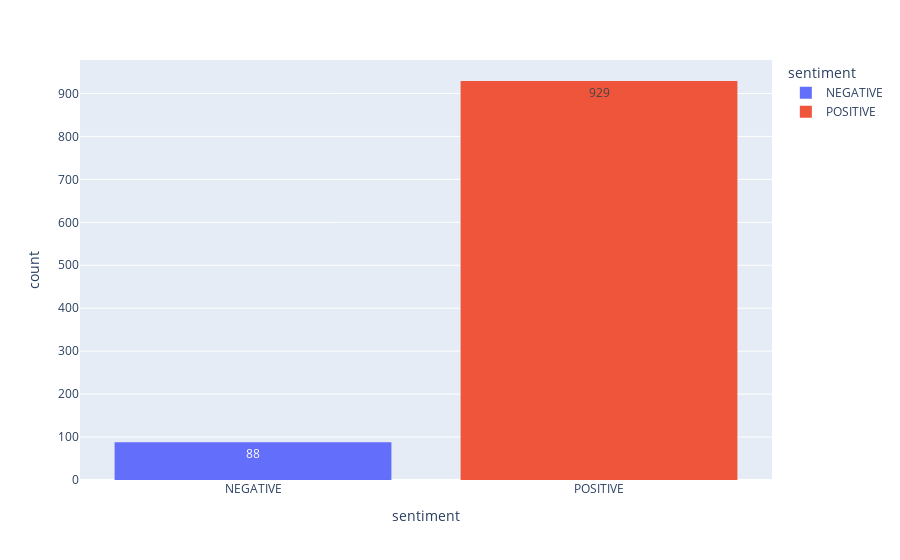

The notebook cell this image was saved under:
### Code cell
# Draw histogram of the sentiment scores
figure = px.histogram(
    dataframe,
    x='sentiment',
    color='sentiment',
    text_auto=True,
)

figure.show()

### Figure 1 — Plotly figure (JSON) as saved in the notebook; plotly's stock layout.template omitted (floating-point values rounded to 4 significant figures; data arrays with more than 128 entries replaced by an {"elided": "..."} marker saying what was removed)
{"data": [{"alignmentgroup": "True", "bingroup": "x", "hovertemplate": "sentiment=%{x}<br>count=%{y}<extra></extra>", "legendgroup": "NEGATIVE", "marker": {"color": "#636efa", "pattern": {"shape": ""}}, "name": "NEGATIVE", "offsetgroup": "NEGATIVE", "orientation": "v", "showlegend": true, "texttemplate": "%{value}", "type": "histogram", "x": ["NEGATIVE", "NEGATIVE", "NEGATIVE", "NEGATIVE", "NEGATIVE", "NEGATIVE", "NEGATIVE", "NEGATIVE", "NEGATIVE", "NEGATIVE", "NEGATIVE", "NEGATIVE", "NEGATIVE", "NEGATIVE", "NEGATIVE", "NEGATIVE", "NEGATIVE", "NEGATIVE", "NEGATIVE", "NEGATIVE", "NEGATIVE", "NEGATIVE", "NEGATIVE", "NEGATIVE", "NEGATIVE", "NEGATIVE", "NEGATIVE", "NEGATIVE", "NEGATIVE", "NEGATIVE", "NEGATIVE", "NEGATIVE", "NEGATIVE", "NEGATIVE", "NEGATIVE", "NEGATIVE", "NEGATIVE", "NEGATIVE", "NEGATIVE", "NEGATIVE", "NEGATIVE", "NEGATIVE", "NEGATIVE", "NEGATIVE", "NEGATIVE", "NEGATIVE", "NEGATIVE", "NEGATIVE", "NEGATIVE", "NEGATIVE", "NEGATIVE", "NEGATIVE", "NEGATIVE", "NEGATIVE", "NEGATIVE", "NEGATIVE", "NEGATIVE", "NEGATIVE", "NEGATIVE", "NEGATIVE", "NEGATIVE", "NEGATIVE", "NEGATIVE", "NEGATIVE", "NEGATIVE", "NEGATIVE", "NEGATIVE", "NEGATIVE", "NEGATIVE", "NEGATIVE", "NEGATIVE", "NEGATIVE", "NEGATIVE", "NEGATIVE", "NEGATIVE", "NEGATIVE", "NEGATIVE", "NEGATIVE", "NEGATIVE", "NEGATIVE", "NEGATIVE", "NEGATIVE", "NEGATIVE", "NEGATIVE", "NEGATIVE", "NEGATIVE", "NEGATIVE", "NEGATIVE"], "xaxis": "x", "yaxis": "y"}, {"alignmentgroup": "True", "bingroup": "x", "hovertemplate": "sentiment=%{x}<br>count=%{y}<extra></extra>", "legendgroup": "POSITIVE", "marker": {"color": "#EF553B", "pattern": {"shape": ""}}, "name": "POSITIVE", "offsetgroup": "POSITIVE", "orientation": "v", "showlegend": true, "texttemplate": "%{value}", "type": "histogram", "x": {"elided": "929 str values"}, "xaxis": "x", "yaxis": "y"}], "layout": {"barmode": "relative", "legend": {"title": {"text": "sentiment"}, "tracegroupgap": 0}, "margin": {"t": 60}, "xaxis": {"anchor": "y", "categoryarray": ["NEGATIVE", "POSITIVE"], "categoryorder": "array", "domain": [0, 1], "title": {"text": "sentiment"}}, "yaxis": {"anchor": "x", "domain": [0, 1], "title": {"text": "count"}}}}
